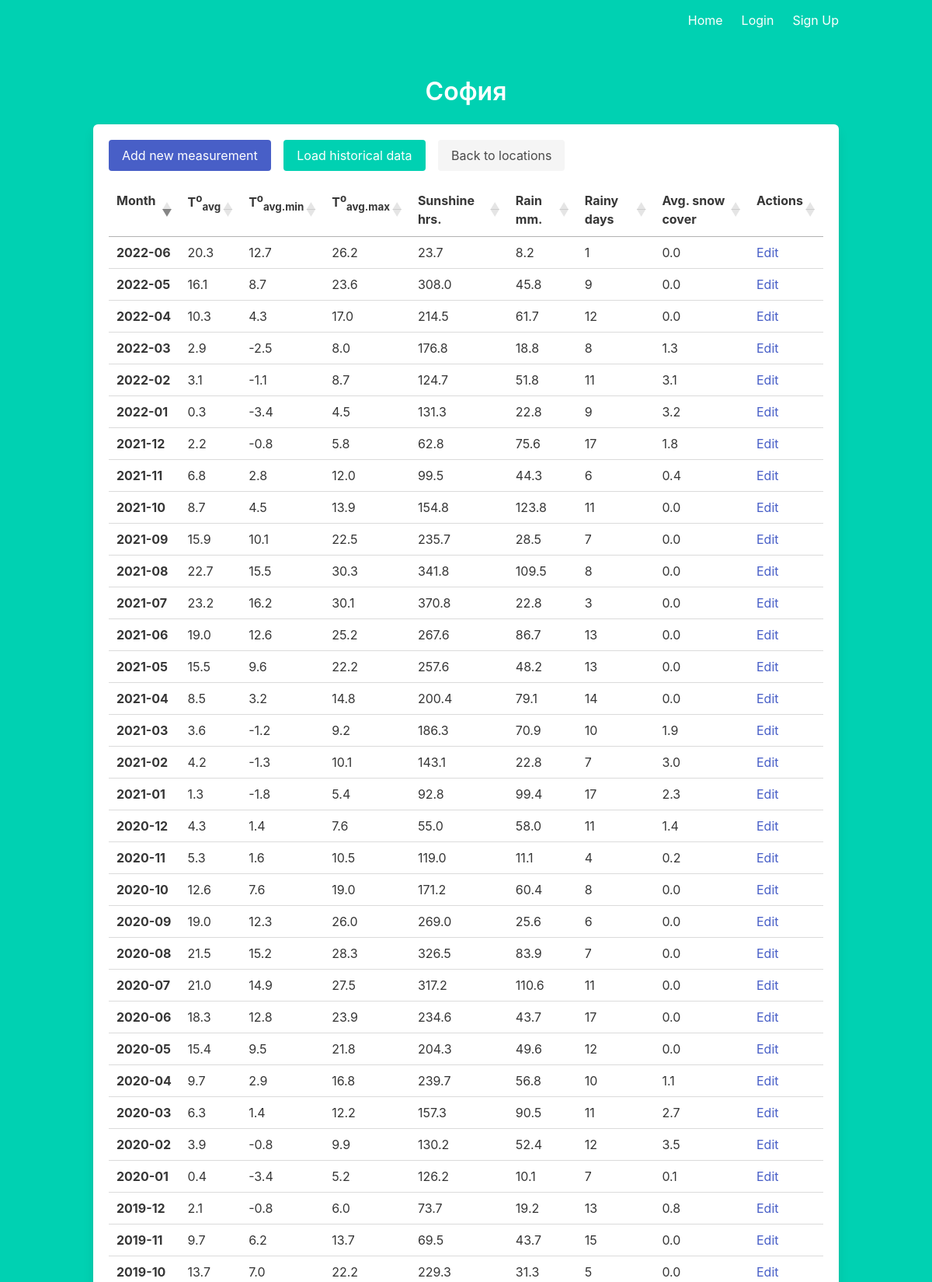
Page /locations/1 (upper part) on the committed database.
### models.py (models this page shows)
class Location(db.Model):
    id = db.Column(db.Integer, primary_key=True)
    name = db.Column(db.String(100))
    valid_from = db.Column(db.String(7))
    valid_until = db.Column(db.String(7))
    measurements = db.relationship("MonthlyMeasurements", cascade="all, delete-orphan")
    weights = db.relationship("Weight", cascade="all, delete-orphan")

class MonthlyMeasurements(db.Model):
    id = db.Column(db.Integer, primary_key=True)
    year = db.Column(db.Integer, nullable=False)
    month = db.Column(db.Integer, nullable=False)
    location = db.Column(db.Integer, db.ForeignKey('location.id'))
    average_temp = db.Column(db.Float)
    days_with_snow_coverage = db.Column(db.Integer)
    average_snow_coverage = db.Column(db.Float)
    average_snow_coverage_only_available = db.Column(db.Float)
    sunshine_hours = db.Column(db.Float)
    average_max_temp = db.Column(db.Float)
    average_min_temp = db.Column(db.Float)
    rainy_days = db.Column(db.Integer)
    rainfall = db.Column(db.Float)

### main.py (the view)
@main.route('/locations/<id>')
def location(id):
    location = Location.query.filter_by(id=id).first()
    return render_template('location.html', current_user=current_user, location=location)

### templates/location.html (shortened to what this page needs)
{% extends "base.html" %}
{% block content %}
<h1 class="title has-text-centered">
  {{ location.name }}
</h1>
<div class="box" style="min-height: 70vh">
  <a class="button is-link" href="/measurements/new?location={{ location.id }}">Add new measurement</a>
  <button id="load-data-btn" class="button is-primary modal-button ml-3" data-target="modal" aria-haspopup="true">Load historical data</button>
  <a class="button is-light ml-3" href="/locations">Back to locations</a>
  <div class="block mt-4">
    <table id="measurements" class="table is-hoverable">
      <thead>
        <th>
          Month
        </th>
        <th>
          T<sup>o</sup><sub>avg</sub>
        </th>
        <th>
          T<sup>o</sup><sub>avg.min</sub>
        </th>
        <th>
          T<sup>o</sup><sub>avg.max</sub>
        </th>
        <th>
          Sunshine hrs.
        </th>
        <th>
          Rain mm.
        </th>
        <th>
          Rainy days
        </th>
        <th>
          Avg. snow cover
        </th>
        <th>
          Actions
        </th>
      </thead>
      <tbody>
        {% for measurement in location.measurements %}
          <tr>
            <td>
              <b>{{ measurement.year }}-{{ (measurement.month|string).rjust(2, '0') }}</b>
            </td>
            <td>
              {{ measurement.average_temp }}
            </td>
            <td>
              {{ measurement.average_min_temp }}
            </td>
            <td>
              {{ measurement.average_max_temp }}
            </td>
            <td>
              {{ measurement.sunshine_hours }}
            </td>
            <td>
              {{ measurement.rainfall }}
            </td>
            <td>
              {{ measurement.rainy_days }}
            </td>
            <td>
              {{ measurement.average_snow_coverage }}
            </td>
            <td>
              <a class="has-text-link" href="/measurements/{{ measurement.id }}/edit">Edit</a>
            </td>
          </tr>
        {% endfor %}
      </tbody>
    </table>
  </div>
</div>
{% endblock %}

### rows in the picture
Location: name "София"
MonthlyMeasurements: year "2021", month "12", average_temp "2.2", average_min_temp "-0.8", average_max_temp "5.8", sunshine_hours "62.8", rainfall "75.6", rainy_days "17", average_snow_coverage "1.8"
MonthlyMeasurements: year "2021", month "11", average_temp "6.8", average_min_temp "2.8", average_max_temp "12.0", sunshine_hours "99.5", rainfall "44.3", rainy_days "6", average_snow_coverage "0.4"
MonthlyMeasurements: year "2022", month "01", average_temp "0.3", average_min_temp "-3.4", average_max_temp "4.5", sunshine_hours "131.3", rainfall "22.8", rainy_days "9", average_snow_coverage "3.2"
MonthlyMeasurements: year "2022", month "03", average_temp "2.9", average_min_temp "-2.5", average_max_temp "8.0", sunshine_hours "176.8", rainfall "18.8", rainy_days "8", average_snow_coverage "1.3"
MonthlyMeasurements: year "2022", month "02", average_temp "3.1", average_min_temp "-1.1", average_max_temp "8.7", sunshine_hours "124.7", rainfall "51.8", rainy_days "11", average_snow_coverage "3.1"
MonthlyMeasurements: year "2022", month "04", average_temp "10.3", average_min_temp "4.3", average_max_temp "17.0", sunshine_hours "214.5", rainfall "61.7", rainy_days "12", average_snow_coverage "0.0"
MonthlyMeasurements: year "2022", month "05", average_temp "16.1", average_min_temp "8.7", average_max_temp "23.6", sunshine_hours "308.0", rainfall "45.8", rainy_days "9", average_snow_coverage "0.0"
MonthlyMeasurements: year "2021", month "10", average_temp "8.7", average_min_temp "4.5", average_max_temp "13.9", sunshine_hours "154.8", rainfall "123.8", rainy_days "11", average_snow_coverage "0.0"
MonthlyMeasurements: year "2022", month "06", average_temp "20.3", average_min_temp "12.7", average_max_temp "26.2", sunshine_hours "23.7", rainfall "8.2", rainy_days "1", average_snow_coverage "0.0"
MonthlyMeasurements: year "2019", month "10", average_temp "13.7", average_min_temp "7.0", average_max_temp "22.2", sunshine_hours "229.3", rainfall "31.3", rainy_days "5", average_snow_coverage "0.0"
MonthlyMeasurements: year "2019", month "11", average_temp "9.7", average_min_temp "6.2", average_max_temp "13.7", sunshine_hours "69.5", rainfall "43.7", rainy_days "15", average_snow_coverage "0.0"
MonthlyMeasurements: year "2019", month "12", average_temp "2.1", average_min_temp "-0.8", average_max_temp "6.0", sunshine_hours "73.7", rainfall "19.2", rainy_days "13", average_snow_coverage "0.8"
MonthlyMeasurements: year "2020", month "01", average_temp "0.4", average_min_temp "-3.4", average_max_temp "5.2", sunshine_hours "126.2", rainfall "10.1", rainy_days "7", average_snow_coverage "0.1"
MonthlyMeasurements: year "2020", month "02", average_temp "3.9", average_min_temp "-0.8", average_max_temp "9.9", sunshine_hours "130.2", rainfall "52.4", rainy_days "12", average_snow_coverage "3.5"
MonthlyMeasurements: year "2020", month "03", average_temp "6.3", average_min_temp "1.4", average_max_temp "12.2", sunshine_hours "157.3", rainfall "90.5", rainy_days "11", average_snow_coverage "2.7"
MonthlyMeasurements: year "2020", month "04", average_temp "9.7", average_min_temp "2.9", average_max_temp "16.8", sunshine_hours "239.7", rainfall "56.8", rainy_days "10", average_snow_coverage "1.1"
MonthlyMeasurements: year "2020", month "05", average_temp "15.4", average_min_temp "9.5", average_max_temp "21.8", sunshine_hours "204.3", rainfall "49.6", rainy_days "12", average_snow_coverage "0.0"
MonthlyMeasurements: year "2020", month "06", average_temp "18.3", average_min_temp "12.8", average_max_temp "23.9", sunshine_hours "234.6", rainfall "43.7", rainy_days "17", average_snow_coverage "0.0"
MonthlyMeasurements: year "2020", month "07", average_temp "21.0", average_min_temp "14.9", average_max_temp "27.5", sunshine_hours "317.2", rainfall "110.6", rainy_days "11", average_snow_coverage "0.0"
MonthlyMeasurements: year "2020", month "08", average_temp "21.5", average_min_temp "15.2", average_max_temp "28.3", sunshine_hours "326.5", rainfall "83.9", rainy_days "7", average_snow_coverage "0.0"
MonthlyMeasurements: year "2020", month "09", average_temp "19.0", average_min_temp "12.3", average_max_temp "26.0", sunshine_hours "269.0", rainfall "25.6", rainy_days "6", average_snow_coverage "0.0"
MonthlyMeasurements: year "2020", month "10", average_temp "12.6", average_min_temp "7.6", average_max_temp "19.0", sunshine_hours "171.2", rainfall "60.4", rainy_days "8", average_snow_coverage "0.0"
MonthlyMeasurements: year "2020", month "11", average_temp "5.3", average_min_temp "1.6", average_max_temp "10.5", sunshine_hours "119.0", rainfall "11.1", rainy_days "4", average_snow_coverage "0.2"
MonthlyMeasurements: year "2020", month "12", average_temp "4.3", average_min_temp "1.4", average_max_temp "7.6", sunshine_hours "55.0", rainfall "58.0", rainy_days "11", average_snow_coverage "1.4"
MonthlyMeasurements: year "2021", month "01", average_temp "1.3", average_min_temp "-1.8", average_max_temp "5.4", sunshine_hours "92.8", rainfall "99.4", rainy_days "17", average_snow_coverage "2.3"
MonthlyMeasurements: year "2021", month "02", average_temp "4.2", average_min_temp "-1.3", average_max_temp "10.1", sunshine_hours "143.1", rainfall "22.8", rainy_days "7", average_snow_coverage "3.0"
MonthlyMeasurements: year "2021", month "03", average_temp "3.6", average_min_temp "-1.2", average_max_temp "9.2", sunshine_hours "186.3", rainfall "70.9", rainy_days "10", average_snow_coverage "1.9"
MonthlyMeasurements: year "2021", month "04", average_temp "8.5", average_min_temp "3.2", average_max_temp "14.8", sunshine_hours "200.4", rainfall "79.1", rainy_days "14", average_snow_coverage "0.0"
MonthlyMeasurements: year "2021", month "05", average_temp "15.5", average_min_temp "9.6", average_max_temp "22.2", sunshine_hours "257.6", rainfall "48.2", rainy_days "13", average_snow_coverage "0.0"
MonthlyMeasurements: year "2021", month "06", average_temp "19.0", average_min_temp "12.6", average_max_temp "25.2", sunshine_hours "267.6", rainfall "86.7", rainy_days "13", average_snow_coverage "0.0"
MonthlyMeasurements: year "2021", month "07", average_temp "23.2", average_min_temp "16.2", average_max_temp "30.1", sunshine_hours "370.8", rainfall "22.8", rainy_days "3", average_snow_coverage "0.0"
MonthlyMeasurements: year "2021", month "08", average_temp "22.7", average_min_temp "15.5", average_max_temp "30.3", sunshine_hours "341.8", rainfall "109.5", rainy_days "8", average_snow_coverage "0.0"
MonthlyMeasurements: year "2021", month "09", average_temp "15.9", average_min_temp "10.1", average_max_temp "22.5", sunshine_hours "235.7", rainfall "28.5", rainy_days "7", average_snow_coverage "0.0"
